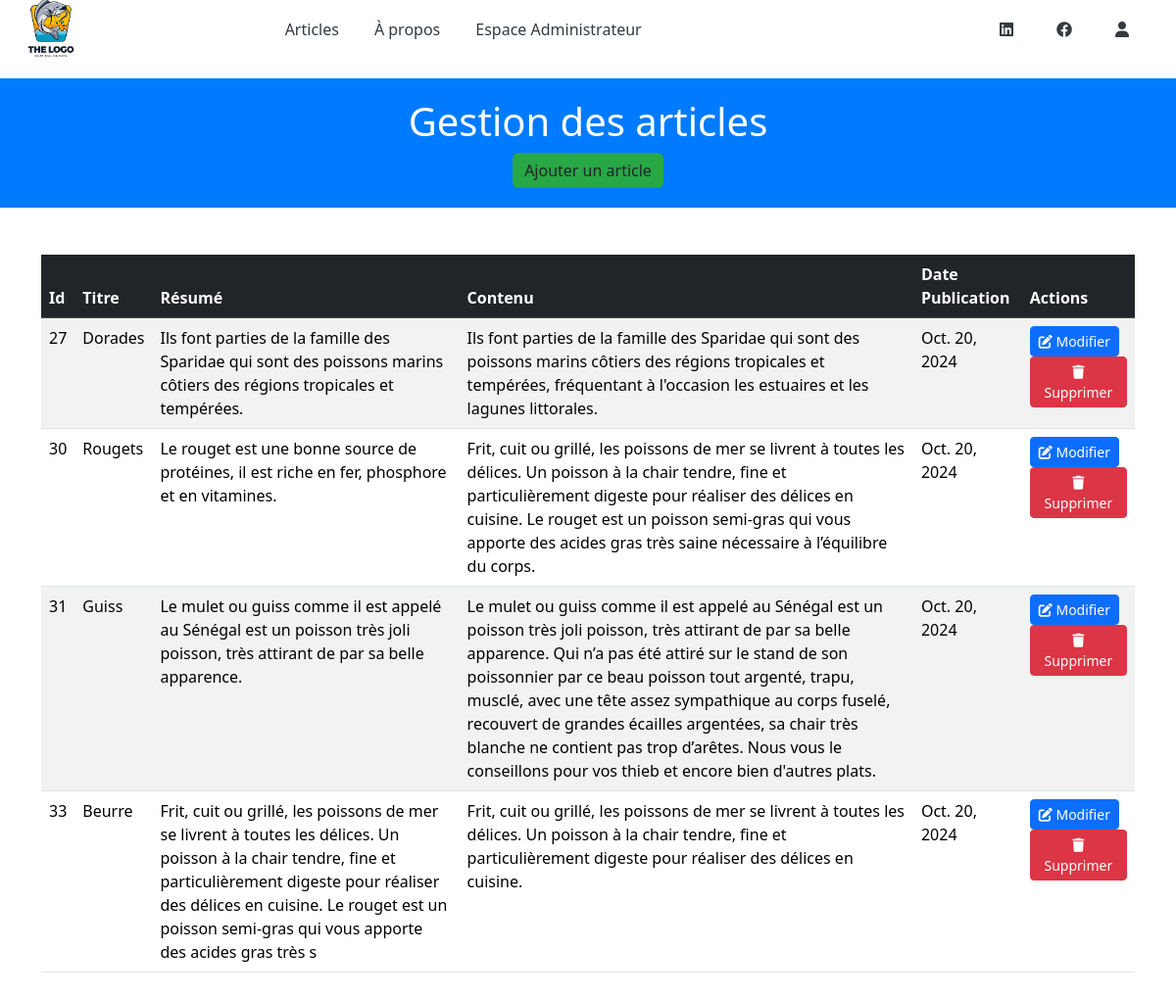
The app's page /useradmin/, older data.
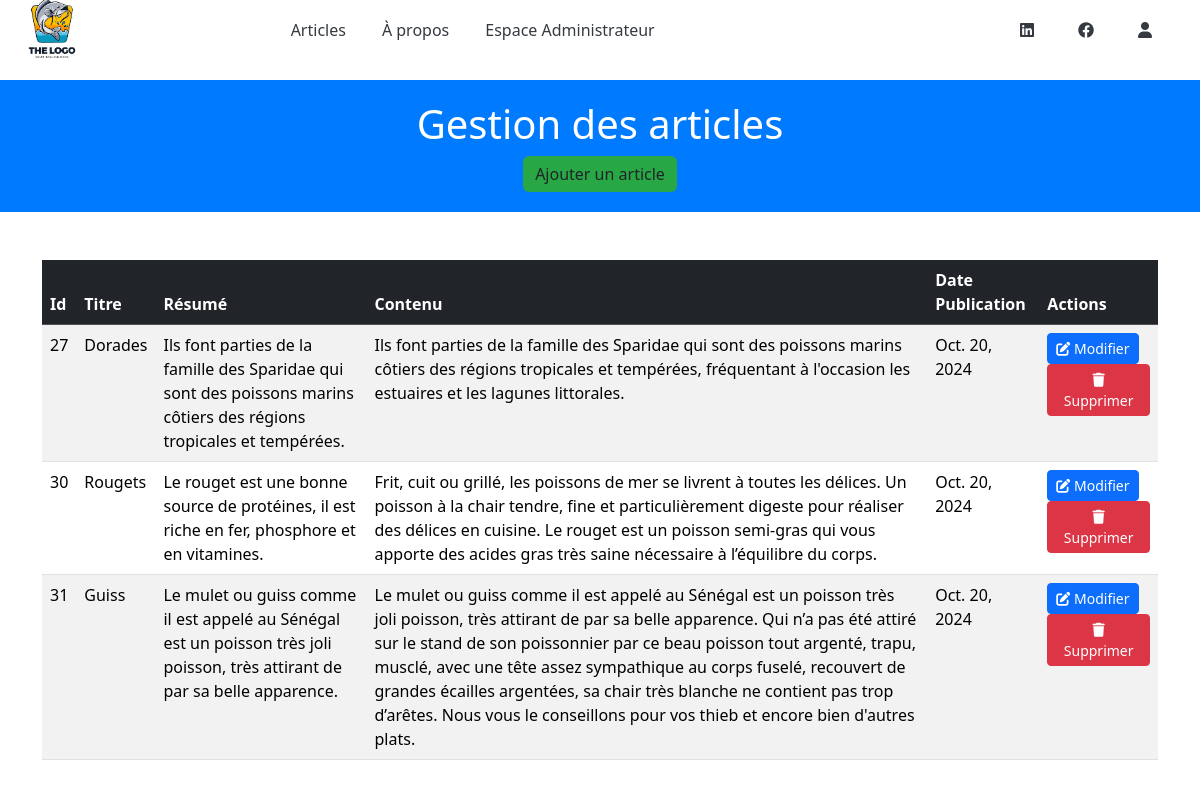
The same page, newer data.
### articles/models.py (models this page shows, shortened)
class Article(models.Model):
        titre= models.CharField(max_length= 150)
        resume= models.CharField(max_length= 250)
        contenu= models.TextField(blank=True)
        auteur= models.ForeignKey(User,on_delete=models.CASCADE)
        date_publication = models.DateField(auto_now_add=True)
        image = models.ImageField(upload_to='media/images/',blank=True,null=True)
        prix_kilo = models.DecimalField(max_digits=6, decimal_places=2, null=True, blank=True)
        origine = models.CharField(max_length=100, null=True, blank=True)
        disponible = models.BooleanField(default=True, null=True, blank=True)
        quantite_disponible = models.DecimalField(max_digits=6, decimal_places=2, default=0, null=True, blank=True)
        mode_conservation = models.CharField(max_length=50, null=True, blank=True)
        temps_livraison = models.CharField(max_length=50, null=True, blank=True)

### articles/views.py (the view)
# urls.py: path("useradmin/",useradmin,name="useradmin"),
def useradmin(request):
    articles = Article.objects.all()
    if request.method == 'POST':
       form = ArticleForm(request.POST,request.FILES)
       if form.is_valid():
           article = form.save(commit=False)
           article.auteur = request.user
           article.save()
           return redirect('useradmin')
    else:
           form = ArticleForm()
    return render(request,"useradmin.html",{'form':form,'articles':articles})

### templates/useradmin.html (shortened to what this page needs)
<!DOCTYPE html>
<html lang="en">
<head>
    <link href="https://cdn.jsdelivr.net/npm/bootstrap@5.3.3/dist/css/bootstrap.min.css" rel="stylesheet">
    <link rel="stylesheet" href="https://cdnjs.cloudflare.com/ajax/libs/font-awesome/6.0.0-beta3/css/all.min.css">
    <link rel="stylesheet" href="/static/css/styles.css">
</head>
<body>
<header>
    <nav class="navbar navbar-expand-lg navbg" data-bs-theme="dark">
        <div class="container-fluid">
            <a class="navbar-brand" href="#">
                <img src="/static/images/poisson.png" alt="Logo" class="logo">
            </a>
            <div class="collapse navbar-collapse" id="navbarSupportedContent">
                <ul class="navbar-nav mx-auto mb-2 mb-lg-0">
                    <li class="nav-item">
                        <a href="{% url 'home' %}" class="nav-link" aria-current="page" href="#">Articles</a>
                    </li>
                    <li class="nav-item">
                        <a class="nav-link" href="#">À propos</a>
                    </li>
                    <li class="nav-item">
                        <a class="nav-link" href="#">Espace Administrateur</a>
                    </li>
                </ul>
                <ul class="navbar-nav ms-auto mb-2 mb-lg-0">
                    <li class="nav-item">
                        <a class="nav-link">
                            <i class="fa-brands fa-linkedin"></i>
                        </a>
                    </li>
                    <li class="nav-item">
                        <a class="nav-link">
                            <i class="fa-brands fa-facebook"></i>
                        </a>
                    </li>
                    <li class="nav-item">
                        <a href="{% url 'useradmin' %}" class="nav-link icon-bordered">
                            <i class="fas fa-user"></i>
                        </a>
                    </li>
                </ul>
            </div>
        </div>
    </nav>
    <div class="header_">
        <h1>Gestion des articles</h1>
        <button type="button" class="btn btn-custom" data-bs-toggle="modal" data-bs-target="#modalAjouterrticle">
          Ajouter un article
        </button>
    </div>
</header>
<main class="container my-5">
<table class="table table-striped">
  <thead class="table-dark">
        <tr>
            <th scope="col">Id</th>
            <th scope="col">Titre</th>
            <th scope="col">Résumé</th>
            <th scope="col">Contenu</th>
            <th scope="col">Date Publication</th>
            <th scope="col">Actions</th>
        </tr>
    </thead>
    <tbody>
        {% if articles %}
            {% for article in articles %}
                <tr>
                    <td>{{ article.id }}</td>
                    <td>{{ article.titre }}</td>
                    <td>{{ article.resume }}</td>
                    <td>{{ article.contenu }}</td>
                    <td>{{ article.date_publication }}</td>
                    <td>
                        <a href="{% url 'modifier_article' article.id %}" class="btn btn-primary btn-sm"> <i class="fas fa-edit"></i> Modifier</a>
                           <a href="{% url 'supprimer_article' article.id %}" class="btn btn-danger btn-sm" onclick="return confirm('Êtes-vous sûr de vouloir supprimer cet article ?');">
                            <i class="fas fa-trash"></i> Supprimer
                             </a>
                    </td>
                </tr>
            {% endfor %}
        {% else %}
            <tr>
                <td colspan="6" class="text-center">Aucun article disponible.</td>
            </tr>
        {% endif %}
    </tbody>
</table>
</main>
</body>
</html>

Row changes from the older to the newer data that the page shows:
removed Article: id "33", titre "Beurre", resume "Frit, cuit ou grillé, les poissons de mer se livrent à toutes les délices. Un poisson à la chair tendre, fine et particulièrement digeste pour réaliser des délices en cuisine. Le rouget est un poisson semi-gras qui vous apporte des acides gras très s", contenu "Frit, cuit ou grillé, les poissons de mer se livrent à toutes les délices. Un poisson à la chair tendre, fine et particulièrement digeste pour réaliser des délices en cuisine.", date_publication "Oct. 20, 2024"
